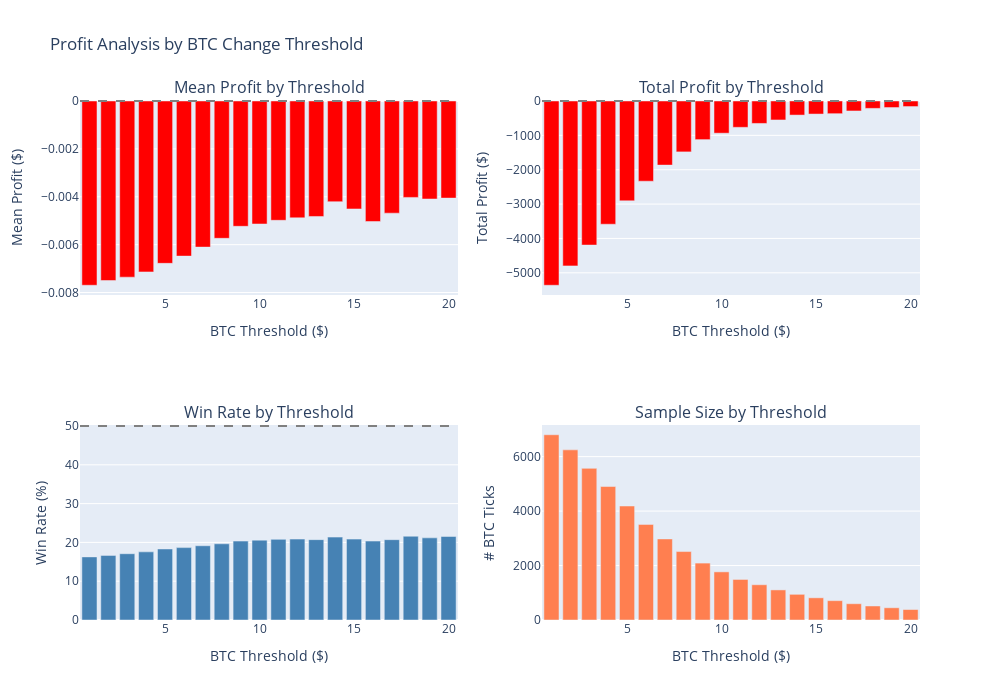

Notebook cell for this chart:
### Code cell
# Analyze mean profit and total profit across different BTC thresholds
# OPTIMIZED: Uses parallel processing + binary search
# This builds the full horizon dataframe ONCE then filters by threshold

start_time = time.time()
print("Building full horizon dataframe for threshold analysis (OPTIMIZED)...")

# Time horizons
HORIZONS_MS_ANALYSIS = [50, 100, 200, 300, 500, 700, 1000, 1500, 2000, 2500, 3000, 3500, 4000, 4500, 5000]

# Get NO (DOWN) side data from complete markets
no_data_analysis = all_pm[
    (all_pm["side"] == "DOWN") & 
    (all_pm["market_instance_id"].isin(complete_market_ranges["market_instance_id"]))
].copy()
no_data_analysis = no_data_analysis.dropna(subset=["best_bid_price"]).reset_index(drop=True)
no_data_analysis["ts_ms"] = no_data_analysis["event_timestamp_ms"]

# Pre-index NO data by market (similar to YES data)
print("[OPTIMIZATION] Pre-indexing NO data by market...")
no_by_market = {}
for market_id in complete_market_ranges["market_instance_id"].values:
    market_no = no_data_analysis[no_data_analysis["market_instance_id"] == market_id].copy()
    market_no = market_no.sort_values("ts_ms").reset_index(drop=True)
    no_by_market[market_id] = {
        "ts_ms": market_no["ts_ms"].values,
        "bid": market_no["best_bid_price"].values,
        "ask": market_no["best_ask_price"].values,
    }
print(f"Indexed {len(no_by_market)} markets for NO side")

# Start with ALL valid BTC ticks (no threshold filter)
btc_all = btc_analysis[
    (btc_analysis["market_instance_id"].notna()) & 
    (btc_analysis["price_change"] != 0)
].copy()

def process_full_horizon_tick(btc_ts, btc_change, btc_volume, btc_market, btc_cutoff, yes_data_dict, no_data_dict, horizons):
    """Process a single BTC tick for both YES and NO sides with all horizons."""
    if btc_market not in yes_data_dict or btc_market not in no_data_dict:
        return None
    
    yes_pm = yes_data_dict[btc_market]
    no_pm = no_data_dict[btc_market]
    
    row = {
        "btc_ts_ms": btc_ts,
        "btc_change": btc_change,
        "btc_volume": btc_volume,
        "abs_btc_change": abs(btc_change),
        "btc_direction": np.sign(btc_change),
    }
    
    for horizon in horizons:
        target_ts = btc_ts + horizon
        
        # YES side using binary search
        yes_idx = np.searchsorted(yes_pm["ts_ms"], target_ts, side='left')
        if yes_idx < len(yes_pm["ts_ms"]) and yes_pm["ts_ms"][yes_idx] <= btc_cutoff:
            row[f"yes_bid_{horizon}ms"] = yes_pm["bid"][yes_idx]
            row[f"yes_ask_{horizon}ms"] = yes_pm["ask"][yes_idx]
        else:
            row[f"yes_bid_{horizon}ms"] = np.nan
            row[f"yes_ask_{horizon}ms"] = np.nan
        
        # NO side using binary search
        no_idx = np.searchsorted(no_pm["ts_ms"], target_ts, side='left')
        if no_idx < len(no_pm["ts_ms"]) and no_pm["ts_ms"][no_idx] <= btc_cutoff:
            row[f"no_bid_{horizon}ms"] = no_pm["bid"][no_idx]
            row[f"no_ask_{horizon}ms"] = no_pm["ask"][no_idx]
        else:
            row[f"no_bid_{horizon}ms"] = np.nan
            row[f"no_ask_{horizon}ms"] = np.nan
    
    return row

def process_full_horizon_batch(batch_data, yes_data_dict, no_data_dict, horizons):
    """Process a batch of BTC ticks."""
    results = []
    for btc_ts, btc_change, btc_volume, btc_market, btc_cutoff in batch_data:
        res = process_full_horizon_tick(btc_ts, btc_change, btc_volume, btc_market, btc_cutoff, 
                                        yes_data_dict, no_data_dict, horizons)
        if res is not None:
            results.append(res)
    return results

# Prepare data for parallel processing (including volume)
btc_data_for_parallel = [
    (row["ts_ms"], row["price_change"], row["volume"], row["market_instance_id"], row["analysis_end_ms"])
    for _, row in btc_all.iterrows()
]

# Split into batches
n_batches = (len(btc_data_for_parallel) + BATCH_SIZE - 1) // BATCH_SIZE
batches = [btc_data_for_parallel[i*BATCH_SIZE:(i+1)*BATCH_SIZE] for i in range(n_batches)]

print(f"Processing {len(btc_all)} BTC ticks in {n_batches} parallel batches...")

# Parallel execution
results_nested = Parallel(n_jobs=N_JOBS, verbose=0)(
    delayed(process_full_horizon_batch)(batch, pm_by_market, no_by_market, HORIZONS_MS_ANALYSIS)
    for batch in tqdm(batches, desc="Building threshold horizon data")
)

# Flatten results
results_all = [r for batch_results in results_nested for r in batch_results]

full_df_all = pd.DataFrame(results_all)
print(f"Built dataframe with {len(full_df_all)} rows")

# OPTIMIZED: Calculate ALL profit columns at once using vectorized operations
print("[OPTIMIZATION] Computing profit columns with vectorized operations...")
profit_data = {}
for entry_h in HORIZONS_MS_ANALYSIS:
    for exit_h in HORIZONS_MS_ANALYSIS:
        if exit_h <= entry_h:
            continue
        col = f"profit_{entry_h}_{exit_h}ms"
        
        # Vectorized computation
        up_mask = full_df_all["btc_direction"] > 0
        down_mask = full_df_all["btc_direction"] < 0
        
        profit_col = np.full(len(full_df_all), np.nan)
        profit_col[up_mask] = (
            full_df_all.loc[up_mask, f"yes_bid_{exit_h}ms"].values - 
            full_df_all.loc[up_mask, f"yes_ask_{entry_h}ms"].values
        )
        profit_col[down_mask] = (
            full_df_all.loc[down_mask, f"no_bid_{exit_h}ms"].values - 
            full_df_all.loc[down_mask, f"no_ask_{entry_h}ms"].values
        )
        profit_data[col] = profit_col

# Add all profit columns at once (avoids fragmentation warning)
profit_df = pd.DataFrame(profit_data)
full_df_all = pd.concat([full_df_all, profit_df], axis=1)

profit_cols_all = [c for c in full_df_all.columns if c.startswith("profit_")]
elapsed = time.time() - start_time
print(f"✓ Created {len(profit_cols_all)} profit columns in {elapsed:.1f} seconds")

# Now analyze by threshold
thresholds = list(range(1, 21))
threshold_results = []

for thresh in thresholds:
    df_thresh = full_df_all[full_df_all["abs_btc_change"] >= thresh]
    n_trades = len(df_thresh)
    
    if n_trades < 10:
        continue
    
    # Find best entry/exit combination for this threshold
    best_mean = -np.inf
    best_total = -np.inf
    best_combo_mean = None
    best_combo_total = None
    
    all_profits = []
    for col in profit_cols_all:
        valid = df_thresh[col].dropna()
        if len(valid) > 0:
            all_profits.extend(valid.tolist())
            mean_p = valid.mean()
            total_p = valid.sum()
            if mean_p > best_mean:
                best_mean = mean_p
                best_combo_mean = col
            if total_p > best_total:
                best_total = total_p
                best_combo_total = col
    
    # Overall stats across all combos
    if all_profits:
        overall_mean = np.mean(all_profits)
        overall_total = np.sum(all_profits)
        overall_win_rate = 100 * sum(1 for p in all_profits if p > 0) / len(all_profits)
    else:
        overall_mean = overall_total = overall_win_rate = np.nan
    
    threshold_results.append({
        "threshold": thresh,
        "n_btc_ticks": n_trades,
        "overall_mean_profit": overall_mean,
        "overall_total_profit": overall_total,
        "overall_win_rate": overall_win_rate,
        "best_mean_profit": best_mean,
        "best_mean_combo": best_combo_mean,
        "best_total_profit": best_total,
        "best_total_combo": best_combo_total,
    })

threshold_df = pd.DataFrame(threshold_results)

# Display table
print()
print("=" * 100)
print("PROFIT BY BTC THRESHOLD (All Entry/Exit Combinations Averaged)")
print("=" * 100)
print(threshold_df[["threshold", "n_btc_ticks", "overall_mean_profit", "overall_total_profit", "overall_win_rate"]].to_string(
    index=False, 
    float_format=lambda x: f"{x:.4f}" if abs(x) < 100 else f"{x:.2f}"
))

print()
print("=" * 100)
print("BEST ENTRY/EXIT COMBO BY THRESHOLD")
print("=" * 100)
print(threshold_df[["threshold", "n_btc_ticks", "best_mean_profit", "best_mean_combo", "best_total_profit", "best_total_combo"]].to_string(
    index=False,
    float_format=lambda x: f"{x:.4f}" if abs(x) < 100 else f"{x:.2f}"
))

# Create visualization
fig = make_subplots(rows=2, cols=2,
                    subplot_titles=("Mean Profit by Threshold", "Total Profit by Threshold",
                                   "Win Rate by Threshold", "Sample Size by Threshold"))

# Mean profit
fig.add_trace(
    go.Bar(x=threshold_df["threshold"], y=threshold_df["overall_mean_profit"],
           marker_color=["green" if x > 0 else "red" for x in threshold_df["overall_mean_profit"]],
           name="Mean Profit"),
    row=1, col=1
)
fig.add_hline(y=0, line_dash="dash", line_color="gray", row=1, col=1)

# Total profit
fig.add_trace(
    go.Bar(x=threshold_df["threshold"], y=threshold_df["overall_total_profit"],
           marker_color=["green" if x > 0 else "red" for x in threshold_df["overall_total_profit"]],
           name="Total Profit"),
    row=1, col=2
)
fig.add_hline(y=0, line_dash="dash", line_color="gray", row=1, col=2)

# Win rate
fig.add_trace(
    go.Bar(x=threshold_df["threshold"], y=threshold_df["overall_win_rate"],
           marker_color="steelblue", name="Win Rate %"),
    row=2, col=1
)
fig.add_hline(y=50, line_dash="dash", line_color="gray", row=2, col=1)

# Sample size
fig.add_trace(
    go.Bar(x=threshold_df["threshold"], y=threshold_df["n_btc_ticks"],
           marker_color="coral", name="# Trades"),
    row=2, col=2
)

fig.update_xaxes(title_text="BTC Threshold ($)", row=1, col=1)
fig.update_xaxes(title_text="BTC Threshold ($)", row=1, col=2)
fig.update_xaxes(title_text="BTC Threshold ($)", row=2, col=1)
fig.update_xaxes(title_text="BTC Threshold ($)", row=2, col=2)
fig.update_yaxes(title_text="Mean Profit ($)", row=1, col=1)
fig.update_yaxes(title_text="Total Profit ($)", row=1, col=2)
fig.update_yaxes(title_text="Win Rate (%)", row=2, col=1)
fig.update_yaxes(title_text="# BTC Ticks", row=2, col=2)

fig.update_layout(
    height=700,
    width=1000,
    title_text="Profit Analysis by BTC Change Threshold",
    showlegend=False,
)
fig.show()

### Figure 1 — Plotly figure (JSON) as saved in the notebook; plotly's stock layout.template omitted (floating-point values rounded to 4 significant figures)
{"data": [{"marker": {"color": ["red", "red", "red", "red", "red", "red", "red", "red", "red", "red", "red", "red", "red", "red", "red", "red", "red", "red", "red", "red"]}, "name": "Mean Profit", "type": "bar", "x": [1, 2, 3, 4, 5, 6, 7, 8, 9, 10, 11, 12, 13, 14, 15, 16, 17, 18, 19, 20], "xaxis": "x", "y": [-0.007695, -0.007497, -0.007358, -0.007139, -0.00678, -0.006479, -0.006102, -0.005734, -0.005233, -0.005137, -0.004983, -0.00488, -0.004823, -0.004206, -0.004509, -0.005032, -0.004684, -0.004027, -0.004094, -0.004055], "yaxis": "y"}, {"marker": {"color": ["red", "red", "red", "red", "red", "red", "red", "red", "red", "red", "red", "red", "red", "red", "red", "red", "red", "red", "red", "red"]}, "name": "Total Profit", "type": "bar", "x": [1, 2, 3, 4, 5, 6, 7, 8, 9, 10, 11, 12, 13, 14, 15, 16, 17, 18, 19, 20], "xaxis": "x2", "y": [-5362.0, -4798.0, -4193.0, -3586.0, -2906.0, -2334.0, -1866.0, -1481.0, -1124.0, -937.0, -766.6, -653.4, -552.0, -409.8, -379.7, -369.3, -290.0, -214.7, -190.4, -161.4], "yaxis": "y2"}, {"marker": {"color": "steelblue"}, "name": "Win Rate %", "type": "bar", "x": [1, 2, 3, 4, 5, 6, 7, 8, 9, 10, 11, 12, 13, 14, 15, 16, 17, 18, 19, 20], "xaxis": "x3", "y": [16.27, 16.65, 17.08, 17.56, 18.3, 18.65, 19.14, 19.64, 20.34, 20.58, 20.79, 20.85, 20.71, 21.37, 20.85, 20.34, 20.71, 21.59, 21.17, 21.52], "yaxis": "y3"}, {"marker": {"color": "coral"}, "name": "# Trades", "type": "bar", "x": [1, 2, 3, 4, 5, 6, 7, 8, 9, 10, 11, 12, 13, 14, 15, 16, 17, 18, 19, 20], "xaxis": "x4", "y": [6803, 6248, 5569, 4902, 4186, 3511, 2977, 2514, 2090, 1768, 1489, 1295, 1105, 943, 815, 710, 598, 515, 449, 385], "yaxis": "y4"}], "layout": {"annotations": [{"font": {"size": 16}, "showarrow": false, "text": "Mean Profit by Threshold", "x": 0.225, "xanchor": "center", "xref": "paper", "y": 1, "yanchor": "bottom", "yref": "paper"}, {"font": {"size": 16}, "showarrow": false, "text": "Total Profit by Threshold", "x": 0.775, "xanchor": "center", "xref": "paper", "y": 1, "yanchor": "bottom", "yref": "paper"}, {"font": {"size": 16}, "showarrow": false, "text": "Win Rate by Threshold", "x": 0.225, "xanchor": "center", "xref": "paper", "y": 0.375, "yanchor": "bottom", "yref": "paper"}, {"font": {"size": 16}, "showarrow": false, "text": "Sample Size by Threshold", "x": 0.775, "xanchor": "center", "xref": "paper", "y": 0.375, "yanchor": "bottom", "yref": "paper"}], "height": 700, "shapes": [{"line": {"color": "gray", "dash": "dash"}, "type": "line", "x0": 0, "x1": 1, "xref": "x domain", "y0": 0, "y1": 0, "yref": "y"}, {"line": {"color": "gray", "dash": "dash"}, "type": "line", "x0": 0, "x1": 1, "xref": "x2 domain", "y0": 0, "y1": 0, "yref": "y2"}, {"line": {"color": "gray", "dash": "dash"}, "type": "line", "x0": 0, "x1": 1, "xref": "x3 domain", "y0": 50, "y1": 50, "yref": "y3"}], "showlegend": false, "title": {"text": "Profit Analysis by BTC Change Threshold"}, "width": 1000, "xaxis": {"anchor": "y", "domain": [0, 0.45], "title": {"text": "BTC Threshold ($)"}}, "xaxis2": {"anchor": "y2", "domain": [0.55, 1], "title": {"text": "BTC Threshold ($)"}}, "xaxis3": {"anchor": "y3", "domain": [0, 0.45], "title": {"text": "BTC Threshold ($)"}}, "xaxis4": {"anchor": "y4", "domain": [0.55, 1], "title": {"text": "BTC Threshold ($)"}}, "yaxis": {"anchor": "x", "domain": [0.625, 1], "title": {"text": "Mean Profit ($)"}}, "yaxis2": {"anchor": "x2", "domain": [0.625, 1], "title": {"text": "Total Profit ($)"}}, "yaxis3": {"anchor": "x3", "domain": [0, 0.375], "title": {"text": "Win Rate (%)"}}, "yaxis4": {"anchor": "x4", "domain": [0, 0.375], "title": {"text": "# BTC Ticks"}}}}
